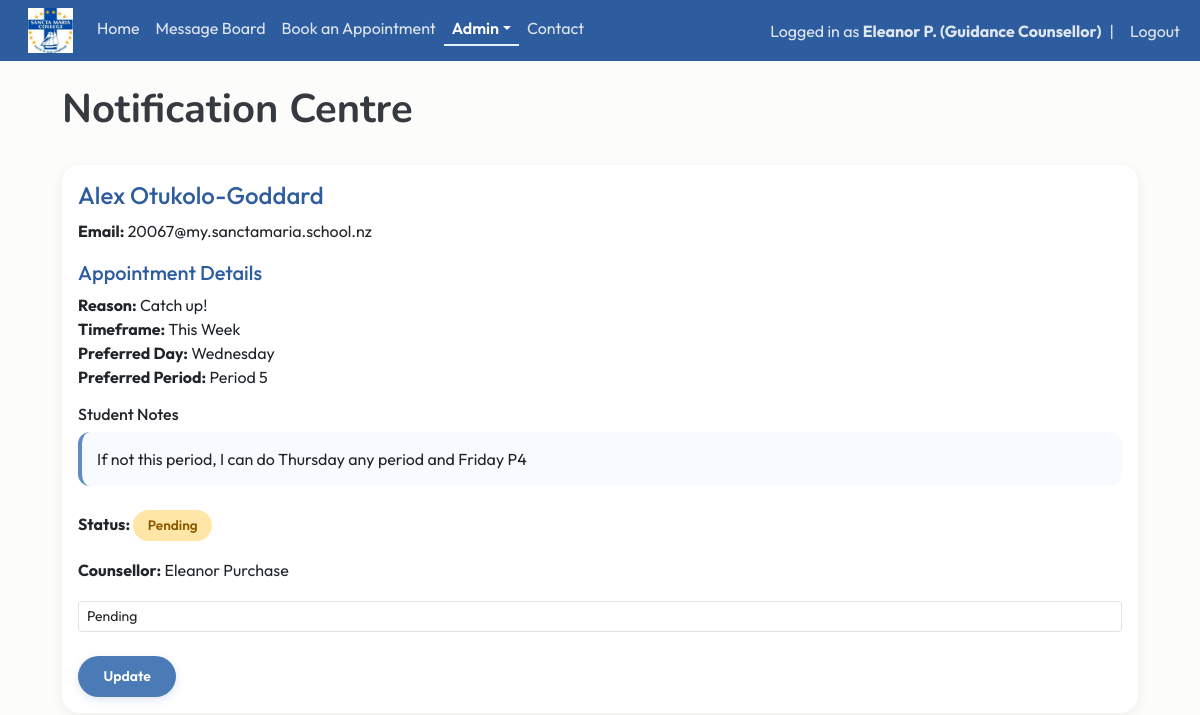
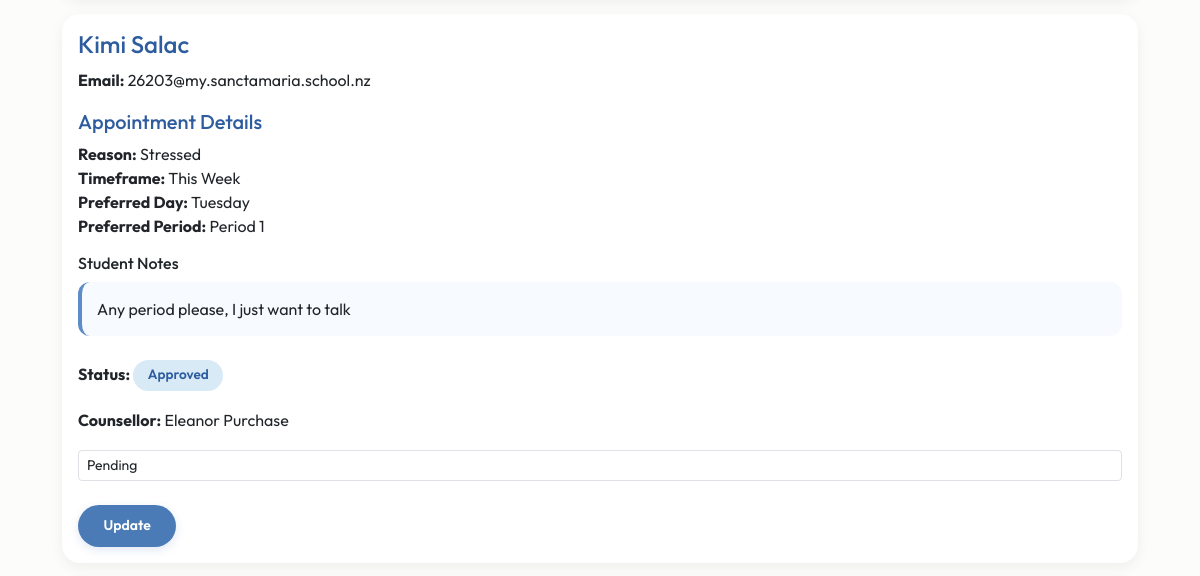
The app's page /notifications (signed in, upper part), older data (2 pictures, top to bottom).
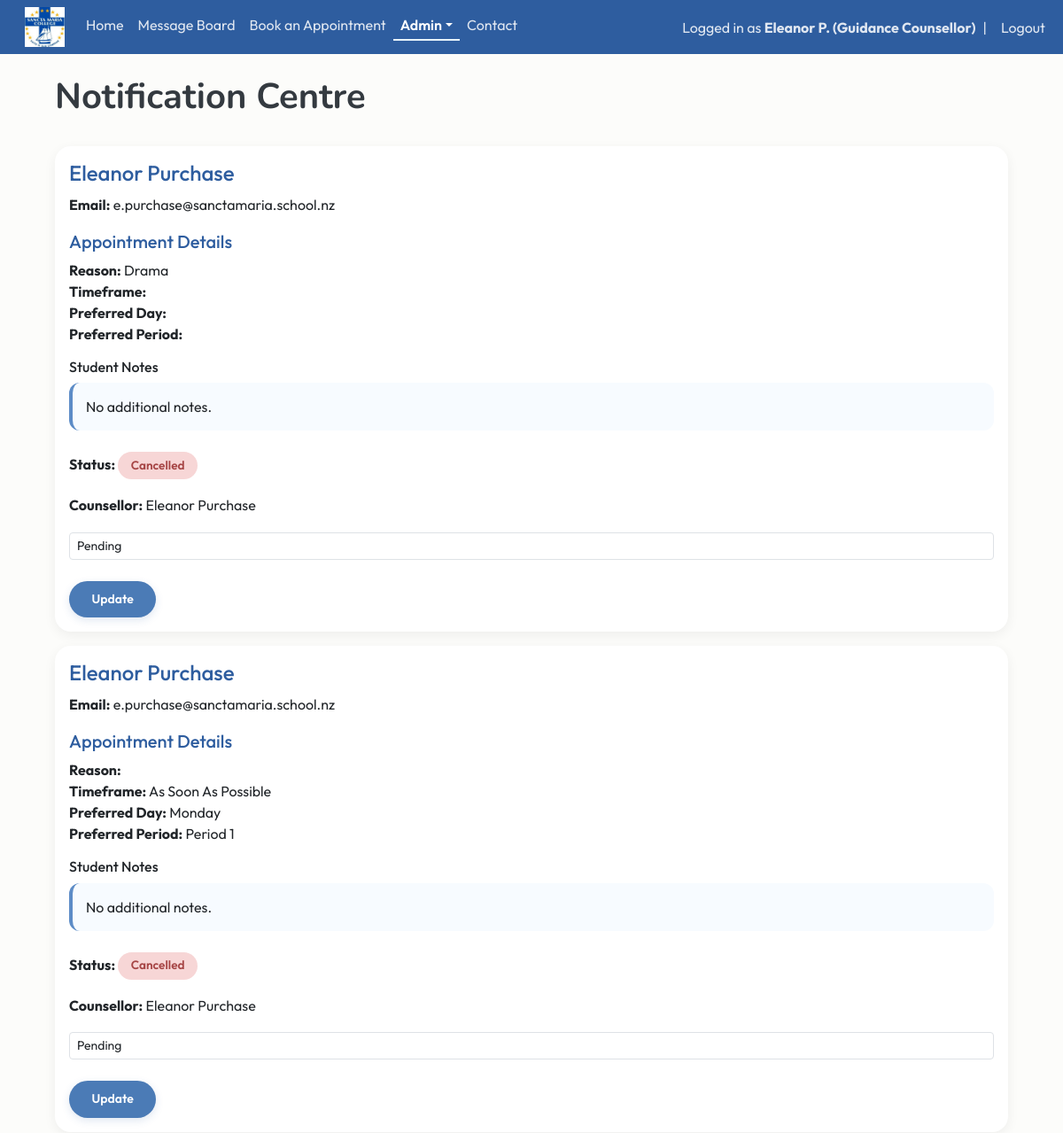
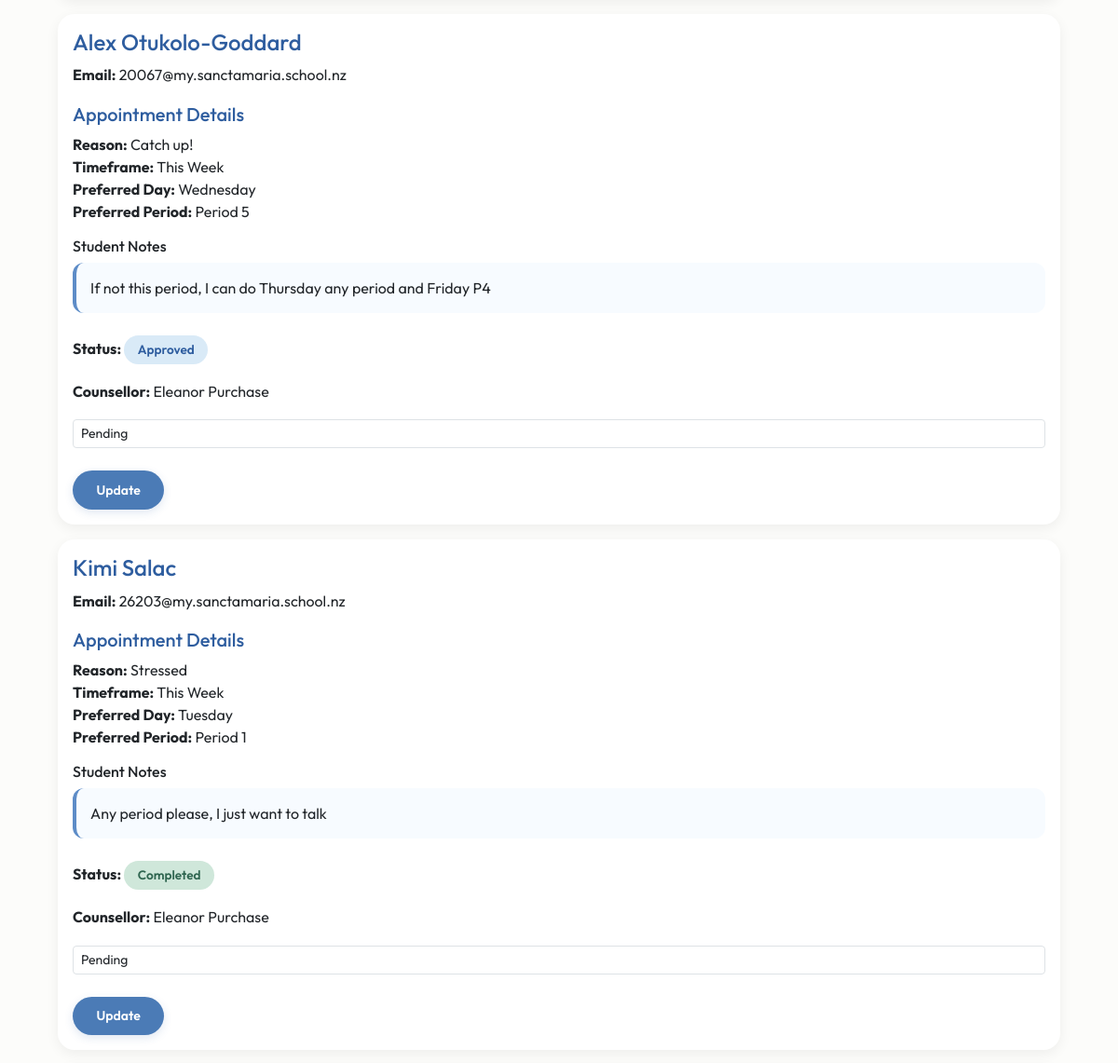
The same page, newer data (2 pictures, top to bottom).
### website/models.py (models this page shows)
class User(db.Model, UserMixin):
    id = db.Column(db.Integer, primary_key=True)
    email = db.Column(db.String(150), unique=True)
    fname = db.Column(db.String(20))
    lname = db.Column(db.String(20))
    username = db.Column(db.String(150), unique=True)
    role = db.Column(db.String(150))
    password = db.Column(db.String(150))
    date_created = db.Column(db.DateTime(timezone=True), default=func.now())
    posts = db.relationship("Post", backref="user", cascade="all, delete-orphan")
    comments = db.relationship("Comment", backref="user", cascade="all, delete-orphan")
    likes = db.relationship("Like", backref="user", cascade="all, delete-orphan")
    appointments = db.relationship('Appointment', foreign_keys="Appointment.counsellor_id", back_populates="counsellor")

class Appointment(db.Model):
    id = db.Column(db.Integer, primary_key=True)
    student_id = db.Column(db.Integer, db.ForeignKey('user.id'), nullable=False)
    counsellor_id = db.Column(db.Integer, db.ForeignKey('user.id'), nullable=True)
    reason = db.Column(db.String(200))
    urgency = db.Column(db.String(50))
    preferred_day = db.Column(db.String(20))
    preferred_period = db.Column(db.String(20))
    notes = db.Column(db.Text)
    status = db.Column(db.String(50), default="Pending")
    date_created = db.Column(db.DateTime(timezone=True), default=func.now())
    student = db.relationship('User', foreign_keys=[student_id])
    counsellor = db.relationship('User', foreign_keys=[counsellor_id], back_populates="appointments")

### website/views.py (the view)
@views.route("/notifications")
@login_required
def notifications():
    if current_user.role != "Guidance Counsellor":
        flash("Access Denied", category="error")
        return redirect(url_for("views.home"))
    appointments = Appointment.query.filter((Appointment.counsellor_id == current_user.id) | (Appointment.counsellor_id == None)
                                            ).order_by(Appointment.date_created.desc()).all()
    return render_template("notifications.html", user=current_user, appointments=appointments)

### website/__init__.py (called while the page is built)
def create_app():
    app = Flask(__name__)
    app.config['SECRET_KEY'] = "DQiAlMIU5u5eeLDw4KPMHx4d"
    app.config['SQLALCHEMY_DATABASE_URI'] = f'sqlite:///{DB_NAME}'
    db.init_app(app)
    from .views import views
    from .auth import auth
    app.register_blueprint(views, url_prefix="/")
    app.register_blueprint(auth, url_prefix="/")
    from .models import User, Post
    with app.app_context():
        db.create_all()
    login_manager = LoginManager()
    login_manager.login_view = "auth.login"
    login_manager.init_app(app)
    @login_manager.user_loader
    def load_user(id):
        return User.query.get(int(id))
    return app

### website/templates/notifications.html (shortened to what this page needs)
{% extends "template.html"%} {% block title %} Notification Centre {% endblock %}
{% block content%}
<div class="container">
    <br/>
    <h1>{% block header %} Notification Centre {% endblock %}</h1>
    <br/>
    {% for appointment in appointments %}
    <div class="card mb-3">
        <div class="card-body">
            <h4>{{ appointment.student.fname }} {{ appointment.student.lname }}</h4>
            <p>
                <b>Email:</b>
                {{ appointment.student.email }}
            </p>
            <h5 class="mt-3">Appointment Details</h5>
                <ul class="list-unstyled">
                <li><strong>Reason:</strong> {{ appointment.reason }}</li>
                <li><strong>Timeframe:</strong> {{ appointment.urgency }}</li>
                <li><strong>Preferred Day:</strong> {{ appointment.preferred_day }}</li>
                <li><strong>Preferred Period:</strong> {{ appointment.preferred_period }}</li>
                </ul>
            <h6>Student Notes</h6>
                <div class="appointment-notes">{{ appointment.notes or "No additional notes." }}</div>
                <br/>
            <p>
                <strong>Status:</strong>
                {% if appointment.status == "Pending" %}
                    <span class="badge bg-warning">Pending</span>
                {% elif appointment.status == "Approved" %}
                    <span class="badge bg-primary">Approved</span>
                {% elif appointment.status == "Completed" %}
                    <span class="badge bg-success">Completed</span>
                {% elif appointment.status == "Declined" %}
                    <span class="badge bg-danger">Cancelled</span>
                {% else %}
                    <span class="badge bg-secondary">
                        {{ appointment.status }}
                    </span>
                {% endif %}
            </p>
            <p>
                <b>Counsellor:</b>
                {% if appointment.counsellor %}
                    {{ appointment.counsellor.fname }} {{ appointment.counsellor.lname }}
                {% else %}
                    <em>Unassigned</em>
                {% endif %}
            </p>
            {% if appointment.counsellor_id == current_user.id %}
            <form method="POST" action="/update-appointment-status/{{ appointment.id }}">
                <select name="status" class="form-control form-control-sm">
                    <option value="Pending">Pending</option>
                </select>
                <br/>
                <button class="btn btn-success btn-sm">Update</button>
            </form>
            {% endif %}
        </div>
    </div>
    {% endfor %}
</div>
{% endblock %}

### website/templates/template.html (shortened to what this page needs)
<!DOCTYPE html>
<html>
    <head>
        <link href="https://cdn.jsdelivr.net/npm/bootstrap@5.3.8/dist/css/bootstrap.min.css" rel="stylesheet">
        <link rel="stylesheet" type="text/css" href="{{ url_for('static', filename='main.css') }}">
    </head>
    <body>
        <nav class="navbar navbar-expand-lg">
            <div class="container-fluid">
              <div class="collapse navbar-collapse" id="navbarSupportedContent">
                <ul class="navbar-nav me-auto mb-2 mb-lg-0">
                  <li class="nav-item">
                      <a class="navbar-brand" href="/home">
                          <img src="{{ url_for('static', filename='img/schoollogo.jpg') }}" width="45px" height="45px">
                      </a>
                  </li>
                  <li class="nav-item">
                      <a class="nav-link {% if request.path == '/home' %}active{% endif %}" href="/home">Home</a>
                  </li>
                  {% if user.is_authenticated %}
                  <li class="nav-item">
                    <a class="nav-link {% if request.path == '/blog' %}active{% endif %}" href="/blog">Message Board</a>
                  </li>
                  <li class="nav-item">
                      <a class="nav-link {% if request.path == '/book-appointment' %}active{% endif %}" href="/book-appointment">Book an Appointment</a>
                  </li>
                  {% if current_user.role == "Guidance Counsellor" %}
                  <li class="nav-item dropdown">
                    <a class="nav-link dropdown-toggle {% if request.path in ['/notifications', '/permissions'] %}active{% endif %}" href="#" role="button" data-bs-toggle="dropdown" aria-expanded="false">Admin</a>
                  </li>
                  {% endif %}
                  {% endif %}
                  <li class="nav-item">
                      <a class="nav-link {% if request.path == '/contact' %}active{% endif %}" href="/contact">Contact</a>
                  </li>
                </ul>
                <ul class="navbar-nav ms-auto align-items-center">
                {% if user.is_authenticated %}
                <li class="nav-item">
                    <span class="navbar-text">
                        Logged in as <strong>{{ user.fname }} {{ user.lname[0] }}. ({{ user.role }})</strong>
                    </span>
                </li>
                <li class="nav-item mx-2">
                    <span class="navbar-text">|</span>
                </li>
                <li class="nav-item">
                    <a class="nav-link py-0" href="/logout">Logout</a>
                </li>
                {% endif %}
                </ul>
              </div>
            </div>
          </nav>
        <main>{% block content %} {% endblock %}</main>
      </body>
</html>

### website/static/main.css (style rules this page uses)
:root { --navy: #2E5D9F; --blue: #5D8CC7; --seafoam: #e7f3fc; --light-blue: #F5FAFE; --cream: #FCFCFA; --text: #343A40; --danger: #C86B6B; --radius: 18px; --section-padding: 6rem; }
.navbar { background-color:var(--navy); }
.navbar .nav-link, .navbar .navbar-text { color: rgba(255,255,255,0.85); transition: 0.2s ease; }
.navbar .nav-link.active { color: #FFFFFF; font-weight: 600; border-bottom: 2px solid var(--seafoam); padding-bottom: 4px; }
body { background-color: var(--cream); color: var(--text); font-family: 'Outfit', Arial, sans-serif; }
h1,h2,h3 { font-family: 'Nunito', Arial, sans-serif; font-weight: 700; }
p { line-height:1.7; }
.container { max-width: 1100px; }
.card { border: none; border-radius: var(--radius); box-shadow: 0 4px 14px rgba(0,0,0,0.06); transition: transform 0.25s ease, box-shadow 0.25s ease; }
.card h4 { color:var(--navy); }
.card h5 { color:var(--navy); }
.badge { padding: .55rem .9rem; border-radius: 20px; font-size: .85rem; font-weight: 600; }
.bg-primary { background:#D9EAF7 !important; color:var(--navy) !important; }
.bg-success { background:#CFE7DA !important; color:#2F6650 !important; }
.bg-danger { background:#F7D6D6 !important; color:#A64545 !important; }
.btn { border-radius: 30px; padding: .65rem 1.6rem; font-weight: 600; transition: all .25s ease; box-shadow: 0 3px 10px rgba(46,93,159,.15); }
.btn-success { background: #4B7BB6; border: none; color: white; }
.appointment-notes { background:#F7FBFF; border-left:4px solid var(--blue); padding:15px; border-radius:12px; white-space:pre-wrap; }

Row changes from the older to the newer data that the page shows:
added Appointment: student.fname "Eleanor", student.lname "Purchase", student.email "e.purchase@sanctamaria.school.nz", reason "Drama", notes "No additional notes.", status "Cancelled", counsellor.fname "Eleanor", counsellor.lname "Purchase"
added Appointment: student.fname "Eleanor", student.lname "Purchase", student.email "e.purchase@sanctamaria.school.nz", urgency "As Soon As Possible", preferred_day "Monday", preferred_period "Period 1", notes "No additional notes.", status "Cancelled", counsellor.fname "Eleanor", counsellor.lname "Purchase"
changed Appointment "Catch up!": status "Pending" → "Approved"
changed Appointment "Stressed": status "Approved" → "Completed"
